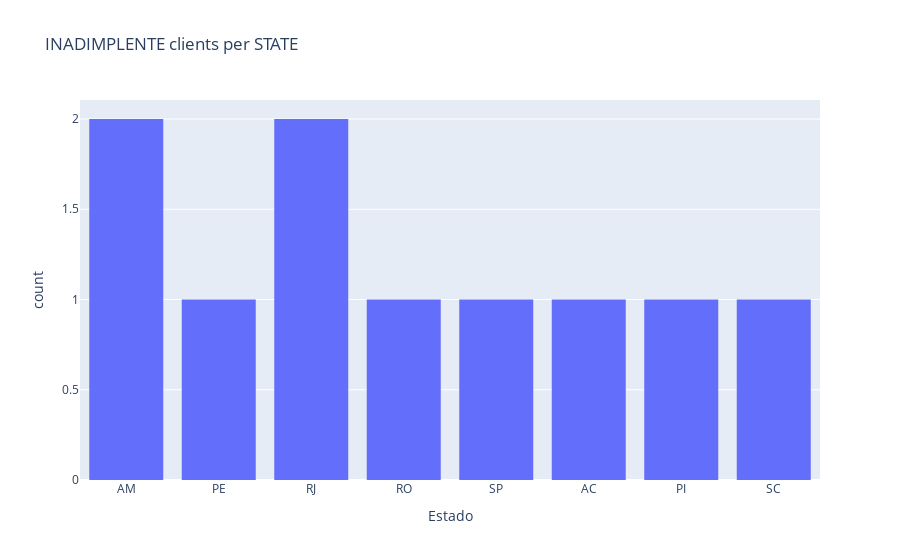

Notebook source saved alongside this figure:
### Code cell
# INADIMPLENTE clients per STATE

fig = px.histogram(inadimplente_clients, x = 'Estado',
                   title = 'INADIMPLENTE clients per STATE')
fig.show()

### Figure 1 — Plotly figure (JSON) as saved in the notebook; plotly's stock layout.template omitted (floating-point values rounded to 4 significant figures)
{"data": [{"alignmentgroup": "True", "bingroup": "x", "hovertemplate": "Estado=%{x}<br>count=%{y}<extra></extra>", "legendgroup": "", "marker": {"color": "#636efa", "pattern": {"shape": ""}}, "name": "", "offsetgroup": "", "orientation": "v", "showlegend": false, "type": "histogram", "x": ["AM", "PE", "RJ", "RO", "RJ", "SP", "AC", "PI", "SC", "AM"], "xaxis": "x", "yaxis": "y"}], "layout": {"barmode": "relative", "legend": {"tracegroupgap": 0}, "title": {"text": "INADIMPLENTE clients per STATE"}, "xaxis": {"anchor": "y", "domain": [0, 1], "title": {"text": "Estado"}}, "yaxis": {"anchor": "x", "domain": [0, 1], "title": {"text": "count"}}}}
